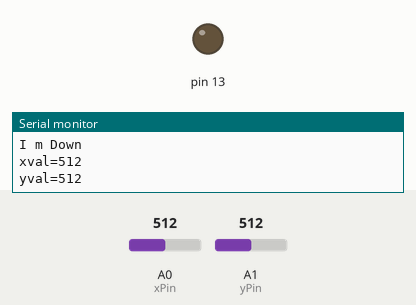
Bench run of a sketch on a simulated Arduino Uno, built with avr-gcc and run on an emulated ATmega328P. On the bench: output pins drawn as LEDs (lit = HIGH), the last lines printed to the serial monitor. The test bench sets the inputs (shaded band); at power-on: A1 (yPin) = 512, A0 (xPin) = 512.

Above: at 12.8 s.
12.9 s: A1 (yPin) set to 288
21.9 s: A1 (yPin) set to 270
At 22.8 s:
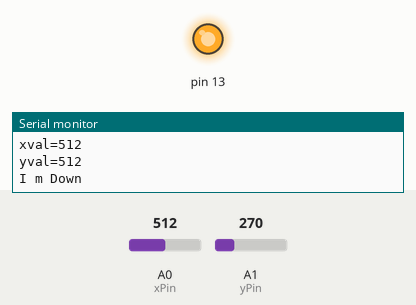
30.9 s: A1 (yPin) set to 240
At 35.7 s:
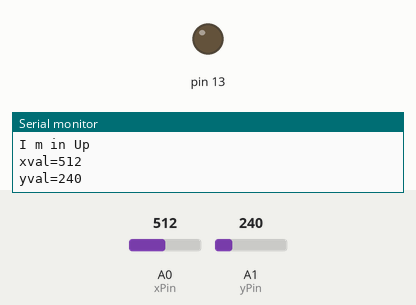
Timing chart, 0 to 45.4 s (numbered marks = the images above; inputs shaded):
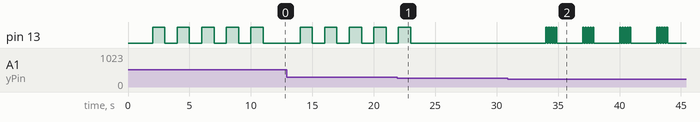

The sketch:

acclero_led.ino
```cpp
int xPin=0;//Connect x pin of adxl335 to pin A0
int yPin=1;//Connect y pin of adxl335 to pin A1

void setup()
{
 pinMode(13,OUTPUT);
  Serial.begin(9600);//Initialise the serial connection
}

void loop()
{
  int i=5;
  int xval=analogRead(xPin);
  int yval=analogRead(yPin);
  int x=xval;
  int y=yval;
  Serial.print("xval=");
  Serial.println(xval);//Use xval to determine threshold for different directions

  Serial.print("yval=");
  Serial.println(yval); //Use yval to determine threshold for different directions
  delay(2000); //used to display values after 2s delay

  Serial.print("\n");//print after 2s in a new line
  if(y>270)
  {
    Serial.println("I m Down");
    while(i!=0)
    {
      digitalWrite(13,HIGH);
      delay(1000);
      digitalWrite(13,LOW);
      delay(1000);
      i--;
    }

  }

  else if(y>250&&y<270)
  {

    digitalWrite(13,LOW);
    delay(100);
    digitalWrite(13,LOW);
    delay(100);
    Serial.println("I m in Center");
  }

  else if(y<250)
  {
    Serial.println("I m in Up");
        while(i!=0)
        {
          digitalWrite(13,HIGH);
          delay(100);
          digitalWrite(13,LOW);
          delay(100);
          i--;
        }
   }
}
```

Measured:
- the behaviour switches between 271 and 270 on A1 (yPin) (found by bisection; images 0 and 1)
- after the input at 21.9 s, pin 13: goes on until 23.0 s, then stays LOW
- after the input at 30.9 s, pin 13: LOW → HIGH after 3.1 s, then repeats every 3.0 s: 4 × (LOW 0.10 s, HIGH 0.10 s), LOW 2.1 s, HIGH 0.10 s
- by itself, pin 13: alternates HIGH for 1.0 s and LOW for 1.0 s, 10 changes in all, then stays LOW
